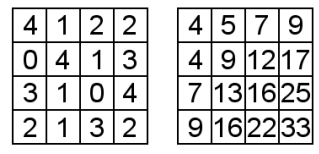
#> input picture Temas/Módulo 7- Aprendizaje Profundo I/1. Redes convolucionales/Imagenes/integral_image.png, 319 x 154 px, given in place of drip.jpg, which was not available
$ jupyter execute procesamiento_imagenes.ipynb   (shell and % lines are left out)   (text cells are left out)
#> lines starting #> are read from the running program, lines starting #| are printed output that depends on the picture; pictures that were not available may be replaced by others from this repository, and a replacement may not be noted
[cell 1]
import numpy as np

points = np.array([
    [3, 7, -2],
    [-1, -5, -2],
    [1, 1, 1]
])

[cell 2]
outPoints = np.array([
    [3-4, 7-4, -2-4],
    [-1+5, -5+5, -2+5],
    [1, 1, 1]
])

print(outPoints)

[cell 3]
x = -4 #cuánto movemos sobre x

y = 5 #cuánto movemos sobre y

M = np.array([
    [1, 0, x],
    [0, 1, y],
    [0, 0, 1]
])

print(M@points)

[cell 4]
import cv2
import numpy as np
import matplotlib.pyplot as plt

[cell 5]
img = cv2.imread('../Imagenes/drip.jpg')
#> img is the input picture: shape (154, 319, 3); min 0, max 255, mean 211.7

plt.imshow(img[:,:,::-1])
plt.show()

[cell 6]
img = cv2.cvtColor(img, cv2.COLOR_BGR2GRAY)
#> img: shape (154, 319)

height, width = img.shape
#> height = 154; width = 319

[cell 7]
tx = 100
ty = 200

M = np.float32([
    [1, 0, tx],
    [0, 1, ty]
])

dst = cv2.warpAffine(img, M, (width, height))
#> dst: shape (154, 319); every value is 0

plt.imshow(dst, cmap='gray')
plt.show()

[cell 8]
dst = cv2.warpAffine(img, M, (width+tx, height+ty))
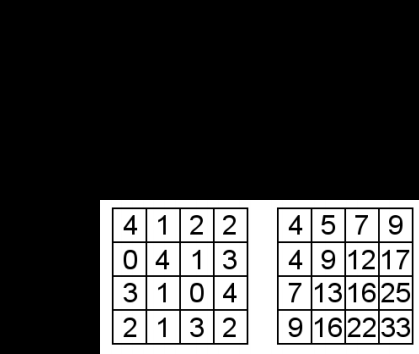
#> dst: shape (354, 419); min 0, max 255, mean 70.1
plt.imshow(dst, cmap='gray')
plt.show()

[cell 9]
theta = 45

center = (width//2, height//2)
#> center = (159, 77)
scale = 2

M = cv2.getRotationMatrix2D(center, theta, scale)

dst = cv2.warpAffine(img, M, (width, height))
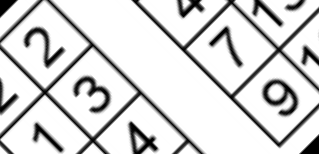
#> dst: shape (154, 319); min 0, max 255, mean 214.8
plt.imshow(dst, cmap='gray')
plt.show()

[cell 10]
M = cv2.getRotationMatrix2D(center, theta, scale)

abs_cos = abs(M[0,0])
#> abs_cos = 1.41
abs_sin = abs(M[0,1])
#> abs_sin = 1.41

new_width = int(height * abs_sin + width * abs_cos)
#> new_width = 668
new_height = int(height * abs_cos + width * abs_sin)
#> new_height = 668


M[0, 2] += new_width//2 - center[0]
M[1, 2] += new_height//2 - center[1]

rotated_dst = cv2.warpAffine(img, M, (new_width, new_height))
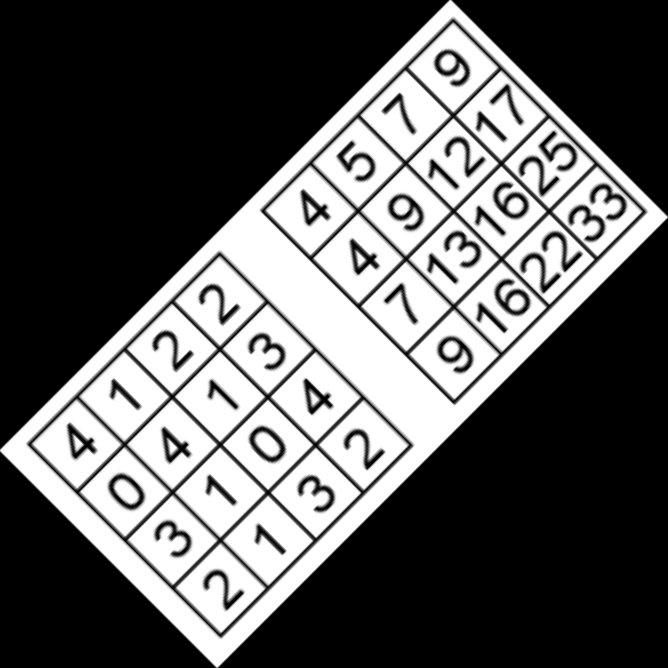
#> rotated_dst: shape (668, 668); min 0, max 255, mean 93.3

plt.imshow(rotated_dst, cmap='gray')
plt.show()

[cell 11]
print('anchura de la imagen: {}, altura de la imagen: {}'\
    .format(width, height))
#| anchura de la imagen: 319, altura de la imagen: 154

dst = cv2.resize(img, None, fx=2, fy=2, interpolation=cv2.INTER_LINEAR)
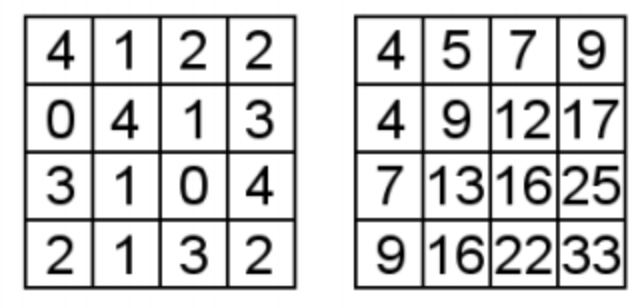
#> dst: shape (308, 638); min 0, max 255, mean 211.7

height, width = dst.shape
#> height = 308; width = 638

print('anchura de la nueva imagen: {}, altura de la imagen: {}'\
    .format(width, height))
#| anchura de la nueva imagen: 638, altura de la imagen: 308

[cell 12]
videoCapture = cv2.VideoCapture('../Imagenes/MyInputVid.avi')

fps = videoCapture.get(cv2.CAP_PROP_FPS)
size = (int(videoCapture.get(cv2.CAP_PROP_FRAME_WIDTH)),
        int(videoCapture.get(cv2.CAP_PROP_FRAME_HEIGHT)))
theta = 45
height, width = size
center = (width//2, height//2)
scale = 2
M = cv2.getRotationMatrix2D(center, theta, scale)

abs_cos = abs(M[0,0])
abs_sin = abs(M[0,1])

new_width = int(height * abs_sin + width * abs_cos)
new_height = int(height * abs_cos + width * abs_sin)


M[0, 2] += new_width//2 - center[0]
M[1, 2] += new_height//2 - center[1]

videoWriter = cv2.VideoWriter(
    '../Imagenes/MyOutputVid_rotated.avi', cv2.VideoWriter_fourcc('I', '4', '2', '0'),
    fps, (new_width, new_height))

success, frame = videoCapture.read()
while success:
    rotated_frame = cv2.warpAffine(frame, M, (new_width, new_height))
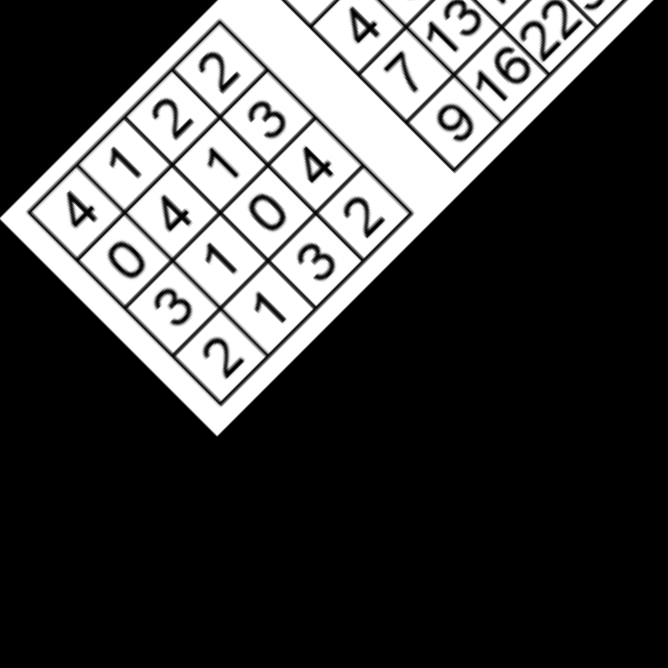
#> rotated_frame: shape (668, 668, 3); min 0, max 255, mean 68.8
    videoWriter.write(rotated_frame)
    success, frame = videoCapture.read()
